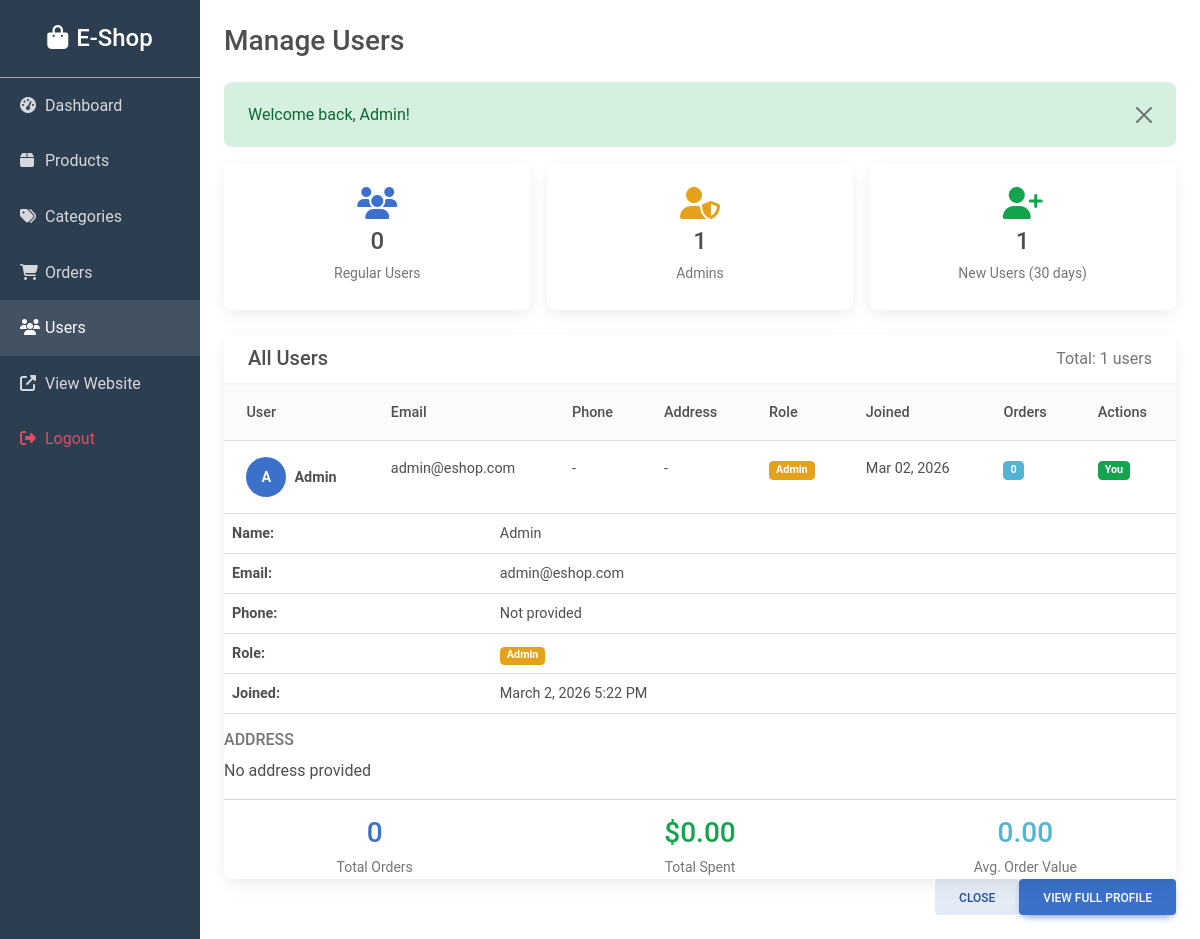
The page /admin/users.php (signed in) on the database its author committed.
### tables this page shows
CREATE TABLE IF NOT EXISTS users (
    id INT AUTO_INCREMENT PRIMARY KEY,
    name VARCHAR(100) NOT NULL,
    email VARCHAR(100) NOT NULL UNIQUE,
    password VARCHAR(255) NOT NULL,
    phone VARCHAR(20),
    address TEXT,
    role ENUM('user', 'admin') DEFAULT 'user',
    created_at TIMESTAMP DEFAULT CURRENT_TIMESTAMP,
    updated_at TIMESTAMP DEFAULT CURRENT_TIMESTAMP ON UPDATE CURRENT_TIMESTAMP
);

### admin/users.php (the view, shortened to what this page needs)
<?php
require_once '../includes/db_connect.php';
$users = $conn->query("SELECT * FROM users ORDER BY created_at DESC");
$totalUsers = $conn->query("SELECT COUNT(*) as count FROM users WHERE role = 'user'")->fetch_assoc()['count'];
$totalAdmins = $conn->query("SELECT COUNT(*) as count FROM users WHERE role = 'admin'")->fetch_assoc()['count'];
$newUsers = $conn->query("SELECT COUNT(*) as count FROM users WHERE created_at >= DATE_SUB(NOW(), INTERVAL 30 DAY)")->fetch_assoc()['count'];
?>
<!DOCTYPE html>
<html lang="en">
<head>
    <link href="https://cdnjs.cloudflare.com/ajax/libs/mdb-ui-kit/6.4.0/mdb.min.css" rel="stylesheet">
    <link href="https://cdnjs.cloudflare.com/ajax/libs/font-awesome/6.4.0/css/all.min.css" rel="stylesheet">
</head>
<body>
    <div class="container-fluid">
        <div class="row">
            <div class="col-md-3 col-lg-2 px-0 admin-sidebar">
                <div class="d-flex align-items-center justify-content-center py-4 border-bottom border-secondary">
                    <h4 class="text-white mb-0"><i class="fas fa-shopping-bag me-2"></i>E-Shop</h4>
                </div>
                <nav class="nav flex-column">
                    <a href="index.php" class="nav-link"><i class="fas fa-tachometer-alt"></i>Dashboard</a>
                    <a href="products.php" class="nav-link"><i class="fas fa-box"></i>Products</a>
                    <a href="categories.php" class="nav-link"><i class="fas fa-tags"></i>Categories</a>
                    <a href="orders.php" class="nav-link"><i class="fas fa-shopping-cart"></i>Orders</a>
                    <a href="users.php" class="nav-link active"><i class="fas fa-users"></i>Users</a>
                    <a href="../index.php" class="nav-link" target="_blank"><i class="fas fa-external-link-alt"></i>View Website</a>
                    <a href="../logout.php" class="nav-link text-danger"><i class="fas fa-sign-out-alt"></i>Logout</a>
                </nav>
            </div>
            <div class="col-md-9 col-lg-10 p-4">
                <div class="d-flex justify-content-between align-items-center mb-4">
                    <h3 class="mb-0">Manage Users</h3>
                </div>
                <div class="row g-3 mb-4">
                    <div class="col-md-4">
                        <div class="card text-center">
                            <div class="card-body">
                                <i class="fas fa-users fa-2x text-primary mb-2"></i>
                                <h4 class="mb-1"><?php echo $totalUsers; ?></h4>
                                <small class="text-muted">Regular Users</small>
                            </div>
                        </div>
                    </div>
                    <div class="col-md-4">
                        <div class="card text-center">
                            <div class="card-body">
                                <i class="fas fa-user-shield fa-2x text-warning mb-2"></i>
                                <h4 class="mb-1"><?php echo $totalAdmins; ?></h4>
                                <small class="text-muted">Admins</small>
                            </div>
                        </div>
                    </div>
                    <div class="col-md-4">
                        <div class="card text-center">
                            <div class="card-body">
                                <i class="fas fa-user-plus fa-2x text-success mb-2"></i>
                                <h4 class="mb-1"><?php echo $newUsers; ?></h4>
                                <small class="text-muted">New Users (30 days)</small>
                            </div>
                        </div>
                    </div>
                </div>
                <div class="card">
                    <div class="card-header bg-white d-flex justify-content-between align-items-center">
                        <h5 class="mb-0">All Users</h5>
                        <span class="text-muted">Total: <?php echo $users->num_rows; ?> users</span>
                    </div>
                    <div class="card-body p-0">
                        <div class="table-responsive">
                            <table class="table table-hover mb-0">
                                <thead class="bg-light">
                                    <tr>
                                        <th>User</th>
                                        <th>Email</th>
                                        <th>Phone</th>
                                        <th>Address</th>
                                        <th>Role</th>
                                        <th>Joined</th>
                                        <th>Orders</th>
                                        <th>Actions</th>
                                    </tr>
                                </thead>
                                <tbody>
                                    <?php
                                    $users->data_seek(0);
                                    while($user = $users->fetch_assoc()):
                                        $orderCount = $conn->query("SELECT COUNT(*) as count FROM orders WHERE user_id = {$user['id']}")->fetch_assoc()['count'];
                                        $totalSpent = $conn->query("SELECT COALESCE(SUM(total_amount), 0) as total FROM orders WHERE user_id = {$user['id']} AND status != 'cancelled'")->fetch_assoc()['total'];
                                    ?>
                                    <tr>
                                        <td>
                                            <div class="d-flex align-items-center">
                                                <div class="user-avatar bg-primary text-white me-2">
                                                    <?php echo strtoupper(substr($user['name'], 0, 1)); ?>
                                                </div>
                                                <span class="fw-bold"><?php echo $user['name']; ?></span>
                                            </div>
                                        </td>
                                        <td><?php echo $user['email']; ?></td>
                                        <td><?php echo $user['phone'] ?: '-'; ?></td>
                                        <td><?php echo $user['address'] ? substr($user['address'], 0, 30) . '...' : '-'; ?></td>
                                        <td>
                                            <span class="badge bg-<?php echo $user['role'] == 'admin' ? 'warning' : 'primary'; ?>">
                                                <?php echo ucfirst($user['role']); ?>
                                            </span>
                                        </td>
                                        <td><?php echo date('M d, Y', strtotime($user['created_at'])); ?></td>
                                        <td><span class="badge bg-info"><?php echo $orderCount; ?></span></td>
                                        <td>
                                            <?php if($user['id'] != $_SESSION['user_id']): ?>
                                            <button type="button" class="btn btn-sm btn-outline-info me-1" data-mdb-toggle="modal" data-mdb-target="#userModal<?php echo $user['id']; ?>" title="View Details">
                                                <i class="fas fa-eye"></i>
                                            </button>
                                            <a href="users.php?toggle_role=1&id=<?php echo $user['id']; ?>" class="btn btn-sm btn-outline-warning me-1" title="Toggle Role">
                                                <i class="fas fa-exchange-alt"></i>
                                            </a>
                                            <a href="users.php?delete=<?php echo $user['id']; ?>" class="btn btn-sm btn-outline-danger" onclick="return confirm('Are you sure you want to delete this user?')" title="Delete">
                                                <i class="fas fa-trash"></i>
                                            </a>
                                            <?php else: ?>
                                            <span class="badge bg-success">You</span>
                                            <?php endif; ?>
                                        </td>
                                    </tr>
                                    <div class="modal fade" id="userModal<?php echo $user['id']; ?>" tabindex="-1">
                                        <div class="modal-dialog modal-lg">
                                            <div class="modal-content">
                                                <div class="modal-body">
                                                    <div class="row">
                                                        <div class="col-md-6">
                                                            <table class="table table-sm">
                                                                <tr><td><strong>Name:</strong></td><td><?php echo $user['name']; ?></td></tr>
                                                                <tr><td><strong>Email:</strong></td><td><?php echo $user['email']; ?></td></tr>
                                                                <tr><td><strong>Phone:</strong></td><td><?php echo $user['phone'] ?: 'Not provided'; ?></td></tr>
                                                                <tr><td><strong>Role:</strong></td><td><span class="badge bg-<?php echo $user['role'] == 'admin' ? 'warning' : 'primary'; ?>"><?php echo ucfirst($user['role']); ?></span></td></tr>
                                                                <tr><td><strong>Joined:</strong></td><td><?php echo date('F j, Y g:i A', strtotime($user['created_at'])); ?></td></tr>
                                                            </table>
                                                        </div>
                                                        <div class="col-md-6">
                                                            <h6 class="text-muted text-uppercase mb-2">Address</h6>
                                                            <p class="mb-0"><?php echo nl2br($user['address'] ?: 'No address provided'); ?></p>
                                                        </div>
                                                    </div>
                                                    <hr>
                                                    <div class="row">
                                                        <div class="col-md-4 text-center">
                                                            <h3 class="text-primary mb-1"><?php echo $orderCount; ?></h3>
                                                            <small class="text-muted">Total Orders</small>
                                                        </div>
                                                        <div class="col-md-4 text-center">
                                                            <h3 class="text-success mb-1">$<?php echo number_format($totalSpent, 2); ?></h3>
                                                            <small class="text-muted">Total Spent</small>
                                                        </div>
                                                        <div class="col-md-4 text-center">
                                                            <h3 class="text-info mb-1"><?php echo $orderCount > 0 ? round($totalSpent / $orderCount, 2) : '0.00'; ?></h3>
                                                            <small class="text-muted">Avg. Order Value</small>
                                                        </div>
                                                    </div>
                                                </div>
                                                <div class="modal-footer">
                                                    <button type="button" class="btn btn-secondary" data-mdb-dismiss="modal">Close</button>
                                                    <a href="../profile.php" class="btn btn-primary" target="_blank">View Full Profile</a>
                                                </div>
                                            </div>
                                        </div>
                                    </div>
                                    <?php endwhile; ?>
                                </tbody>
                            </table>
                        </div>
                    </div>
                </div>
            </div>
        </div>
    </div>
</body>
</html>

### admin/users.php (style rules this page uses)
.admin-sidebar { min-height: 100vh; background: #2c3e50; }
.admin-sidebar .nav-link { color: rgba(255,255,255,0.8); padding: 15px 20px; }
.admin-sidebar .nav-link:hover, .admin-sidebar .nav-link.active { background: rgba(255,255,255,0.1); color: white; }
.admin-sidebar .nav-link i { width: 25px; }
.user-avatar { width: 40px; height: 40px; border-radius: 50%; display: flex; align-items: center; justify-content: center; font-weight: bold; }

### rows shown on the page
users: name "A", name "Admin", email "admin@eshop.com", phone "-", role "Admin", created_at "Mar 02, 2026", orderCount "0", shows "You", phone "Not provided", created_at "March 2, 2026 5:22 PM", address "No address provided", totalSpent "0.00"

### other values the page prints
$_SESSION['flash_message'] "Welcome back, Admin!"
$totalUsers "0"
$totalAdmins "1"
$newUsers "1"
$users->num_rows "1"
